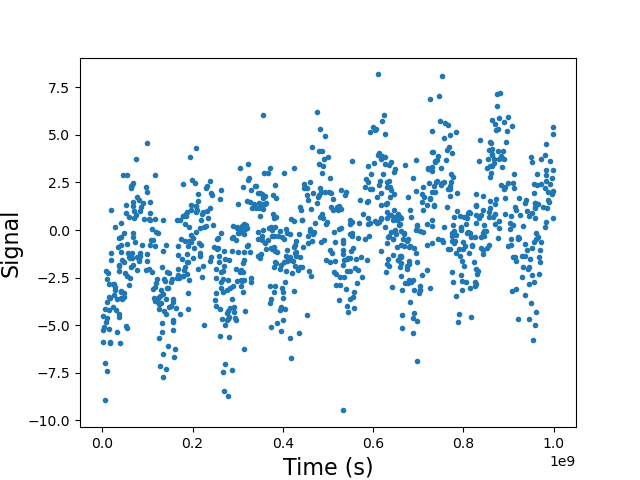

The script that saved this image:
# Importing necessary libraries
import numpy as np
import matplotlib.pyplot as plt

# Importing signla data
data = np.genfromtxt('signal.dat',
                     skip_header=1, 
                     skip_footer=1,
                     dtype=None,
                     delimiter='|')

data1 = data.transpose()

# Plotting signal
time = data1[1]
signal = data1[2]
plt.plot(time, signal, '.')
plt.xlabel('Time (s)', fontsize=16)
plt.ylabel('Signal', fontsize=16)
plt.savefig('Problem_2a.png')